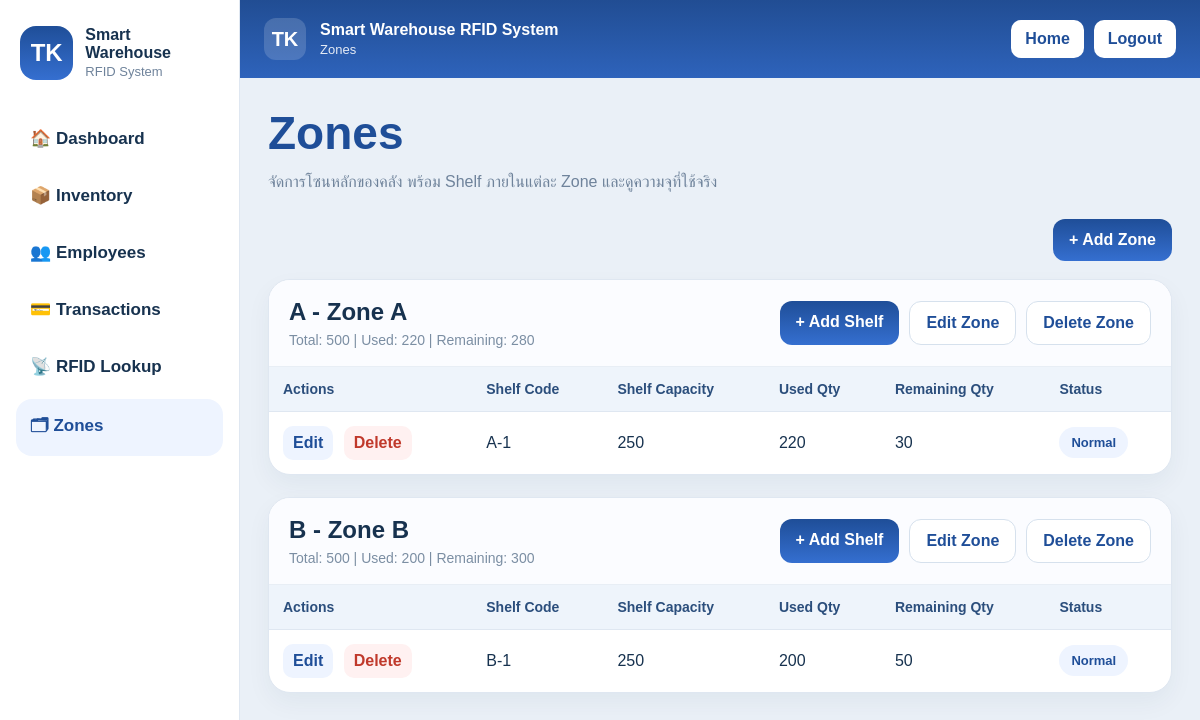
Page /smarthouse-rfid/zones.php (signed in) on the committed database.
### tables this page shows
CREATE TABLE `zones` (
  `zone_id` int(11) NOT NULL,
  `zone_code` varchar(20) NOT NULL,
  `zone_name` varchar(100) NOT NULL,
  `total_capacity` int(11) NOT NULL DEFAULT 0
);

CREATE TABLE `shelves` (
  `shelf_id` int(11) NOT NULL,
  `zone_id` int(11) NOT NULL,
  `shelf_code` varchar(50) NOT NULL,
  `shelf_capacity` int(11) NOT NULL DEFAULT 0
);

### smarthouse-rfid/zones.php (the view, shortened to what this page needs)
<?php
require_once __DIR__ . '/config/db.php';
$zones = $pdo->query("
    SELECT
        z.zone_id,
        z.zone_code,
        z.zone_name,
        z.total_capacity,
        COALESCE(SUM(ps.current_qty), 0) AS used_qty,
        z.total_capacity - COALESCE(SUM(ps.current_qty), 0) AS remaining_qty
    FROM zones z
    LEFT JOIN shelves s ON s.zone_id = z.zone_id
    LEFT JOIN rfid_tags rt ON rt.shelf_id = s.shelf_id
    LEFT JOIN product_stock ps ON ps.product_id = rt.product_id
    GROUP BY z.zone_id, z.zone_code, z.zone_name, z.total_capacity
    ORDER BY z.zone_code
")->fetchAll();
$shelvesRaw = $pdo->query("
    SELECT
        s.shelf_id,
        s.zone_id,
        s.shelf_code,
        s.shelf_capacity,
        COALESCE(SUM(ps.current_qty), 0) AS used_qty,
        s.shelf_capacity - COALESCE(SUM(ps.current_qty), 0) AS remaining_qty
    FROM shelves s
    LEFT JOIN rfid_tags rt ON rt.shelf_id = s.shelf_id
    LEFT JOIN product_stock ps ON ps.product_id = rt.product_id
    GROUP BY s.shelf_id, s.zone_id, s.shelf_code, s.shelf_capacity
    ORDER BY s.zone_id, s.shelf_code
")->fetchAll();
$shelvesByZone = [];
foreach ($shelvesRaw as $shelf) {
    $shelvesByZone[$shelf['zone_id']][] = $shelf;
}
require __DIR__ . '/includes/layout.php';
require __DIR__ . '/includes/header.php';
?>
<h1 class="page-title">Zones</h1>
<div class="page-sub">จัดการโซนหลักของคลัง พร้อม Shelf ภายในแต่ละ Zone และดูความจุที่ใช้จริง</div>
<div style="display:flex;justify-content:flex-end;margin-bottom:18px;">
  <a href="zones_add.php" class="btn-primary">+ Add Zone</a>
</div>
<div style="display:grid;gap:22px;">
  <?php foreach ($zones as $zone): ?>
    <div class="card" style="overflow:hidden;">
      <div style="padding:18px 20px;border-bottom:1px solid #e8eef5;background:#fbfcff;display:flex;justify-content:space-between;align-items:center;gap:14px;flex-wrap:wrap;">
        <div>
          <div style="font-size:24px;font-weight:800;color:#17324f;">
            <?php echo htmlspecialchars($zone['zone_code']); ?> - <?php echo htmlspecialchars($zone['zone_name']); ?>
          </div>
          <div style="font-size:14px;color:#7b8ea3;margin-top:6px;">
            Total: <?php echo (int)$zone['total_capacity']; ?> |
            Used: <?php echo (int)$zone['used_qty']; ?> |
            Remaining: <?php echo (int)$zone['remaining_qty']; ?>
          </div>
        </div>
        <div style="display:flex;gap:10px;flex-wrap:wrap;">
          <a href="shelves_add.php?zone_id=<?php echo (int)$zone['zone_id']; ?>" class="btn-primary">+ Add Shelf</a>
          <a href="zones_edit.php?id=<?php echo (int)$zone['zone_id']; ?>" class="btn-light">Edit Zone</a>
          <a href="zones_delete.php?id=<?php echo (int)$zone['zone_id']; ?>" class="btn-light" onclick="return confirm('ยืนยันการลบ Zone นี้?')">Delete Zone</a>
        </div>
      </div>
      <div class="table-wrap">
        <table>
          <thead>
            <tr>
              <th>Actions</th>
              <th>Shelf Code</th>
              <th>Shelf Capacity</th>
              <th>Used Qty</th>
              <th>Remaining Qty</th>
              <th>Status</th>
            </tr>
          </thead>
          <tbody>
            <?php if (!empty($shelvesByZone[$zone['zone_id']])): ?>
              <?php foreach ($shelvesByZone[$zone['zone_id']] as $shelf): ?>
                <?php $isOver = (int)$shelf['used_qty'] > (int)$shelf['shelf_capacity']; ?>
                <tr>
                  <td>
                    <a href="shelves_edit.php?id=<?php echo (int)$shelf['shelf_id']; ?>" style="display:inline-block;padding:8px 10px;border-radius:10px;background:#eef4ff;color:#1f4e98;font-weight:700;margin-right:6px;">Edit</a>
                    <a href="shelves_delete.php?id=<?php echo (int)$shelf['shelf_id']; ?>" style="display:inline-block;padding:8px 10px;border-radius:10px;background:#fff1f1;color:#c0392b;font-weight:700;" onclick="return confirm('ยืนยันการลบ Shelf นี้?')">Delete</a>
                  </td>
                  <td><?php echo htmlspecialchars($shelf['shelf_code']); ?></td>
                  <td><?php echo (int)$shelf['shelf_capacity']; ?></td>
                  <td><?php echo (int)$shelf['used_qty']; ?></td>
                  <td><?php echo (int)$shelf['remaining_qty']; ?></td>
                  <td>
                    <?php if ($isOver): ?>
                      <span class="badge danger">Over Capacity</span>
                    <?php else: ?>
                      <span class="badge ok">Normal</span>
                    <?php endif; ?>
                  </td>
                </tr>
              <?php endforeach; ?>
            <?php else: ?>
              <tr>
                <td colspan="6" style="text-align:center;color:#7b8ea3;">ยังไม่มี Shelf ใน Zone นี้</td>
              </tr>
            <?php endif; ?>
          </tbody>
        </table>
      </div>
    </div>
  <?php endforeach; ?>
</div>
<?php require __DIR__ . '/includes/footer.php'; ?>

### smarthouse-rfid/includes/layout.php (style rules this page uses)
* { box-sizing: border-box; }
body { margin: 0; font-family: Arial, Helvetica, sans-serif; background: #eaf0f7; color: #17324f; }
a { text-decoration: none; }
.page-title { font-size: 46px; color: #1f4e98; margin: 0 0 8px; font-weight: 800; }
.page-sub { color: #6f839b; line-height: 1.8; margin-bottom: 22px; }
.card { background: #fff; border: 1px solid #dfe7f1; border-radius: 22px; box-shadow: 0 10px 24px rgba(25,52,77,.05); }
.table-wrap { overflow: auto; }
table { width: 100%; border-collapse: collapse; min-width: 900px; }
th { text-align: left; background: #eef4fb; color: #2b4e7c; font-size: 14px; font-weight: 800; padding: 14px; border-bottom: 1px solid #dfe7f1; }
td { padding: 14px; border-bottom: 1px solid #edf2f7; vertical-align: middle; }
tr:last-child td { border-bottom: 0; }
.badge { display: inline-flex; align-items: center; padding: 8px 12px; border-radius: 999px; font-size: 13px; font-weight: 700; white-space: nowrap; }
.ok { background: #eef4ff; color: #1f4e98; }
.btn-light { display: inline-block; background: #fff; border: 1px solid #d6e1ed; color: #1f4e98; padding: 12px 16px; border-radius: 12px; font-weight: 700; }
.btn-primary { display: inline-block; background: linear-gradient(180deg, #1f4e98, #356fd0); color: #fff; padding: 12px 16px; border-radius: 12px; font-weight: 700; border: 0; }

### rows in the picture
zones: zone_code "A", zone_name "Zone A", total_capacity "500", used_qty "220", remaining_qty "280"
shelves: shelf_code "A-1", shelf_capacity "250", used_qty "220", remaining_qty "30", shows "Normal"
zones: zone_code "B", zone_name "Zone B", total_capacity "500", used_qty "200", remaining_qty "300"
shelves: shelf_code "B-1", shelf_capacity "250", used_qty "200", remaining_qty "50", shows "Normal"

### other values in the picture
$pageTitle "Zones"
